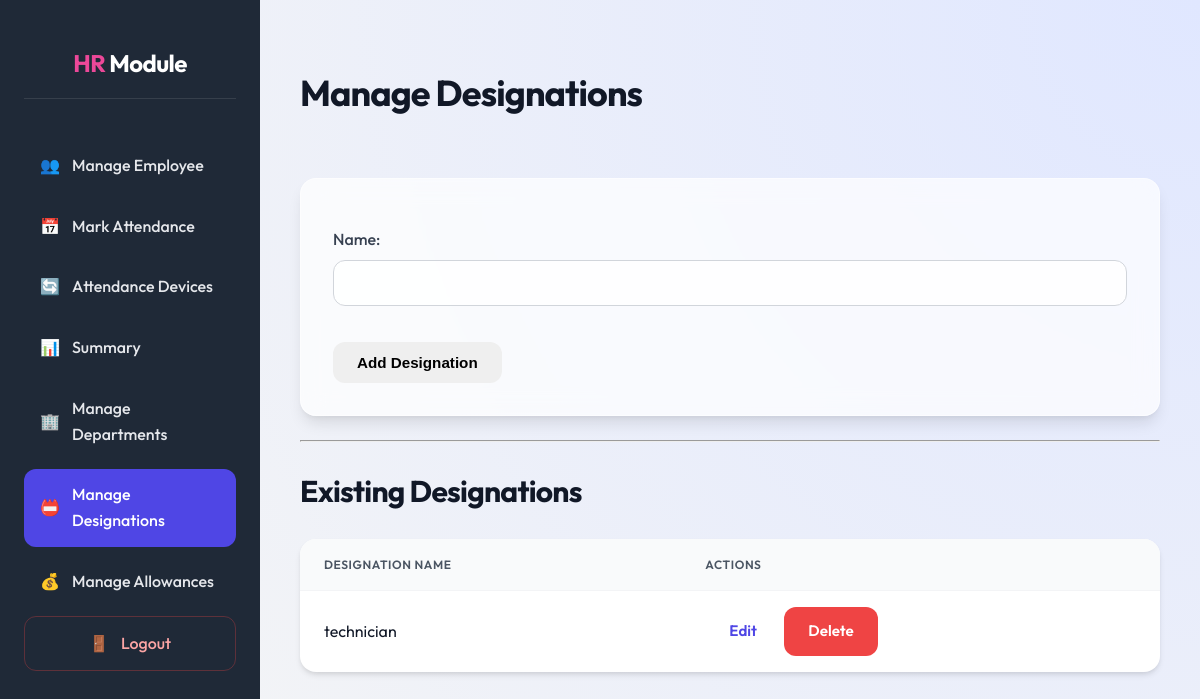
Before: /designations/ (signed in) with the older database file.
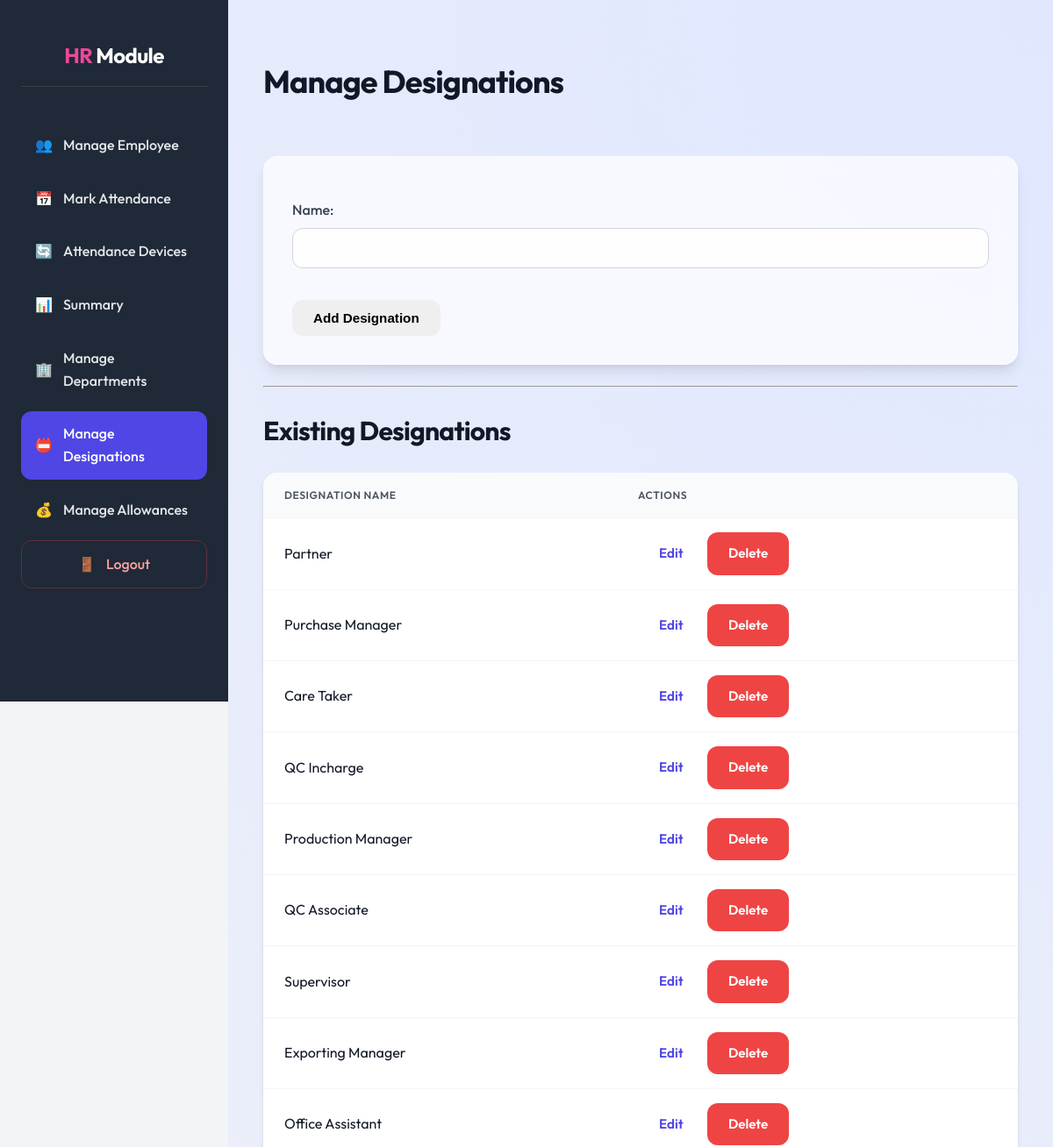
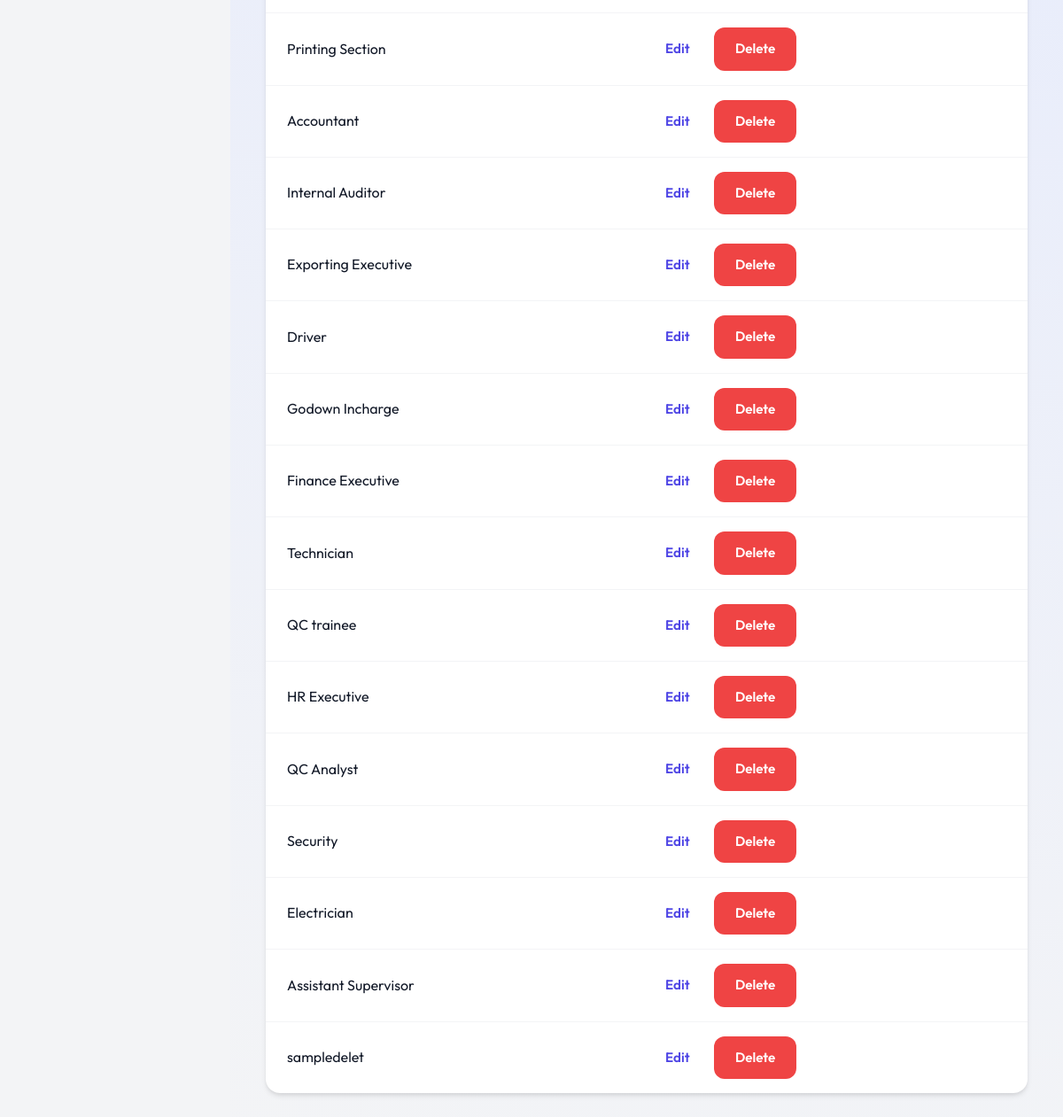
After: the same page with the newer database file (2 pictures, top to bottom).
### core/models.py (models this page shows, shortened)
class Designation(models.Model):
    name = models.CharField(max_length=100, unique=True)

### core/views.py (the view)
# urls.py: path('designations/', views.designation_list, name='designation_list'),
@login_required
def designation_list(request):
    designations = Designation.objects.all()
    if request.method == 'POST':
        form = DesignationForm(request.POST)
        if form.is_valid():
            form.save()
            return redirect('designation_list')
    else:
        form = DesignationForm()
    return render(request, 'core/designation_list.html', {'designations': designations, 'form': form})

### core/forms.py
class DesignationForm(forms.ModelForm):
    class Meta:
        model = Designation
        fields = ['name']

### core/templates/core/designation_list.html (shortened to what this page needs)
{% extends 'core/dashboard_base.html' %}
{% load static %}
{% block page_title %}Manage Designations{% endblock %}
{% block dashboard_content %}
    <form method="post" class="card">
        {{ form.as_p }}
        <div class="form-actions">
            <button type="submit" class="btn">Add Designation</button>
        </div>
    </form>
    <hr>
    <h2>Existing Designations</h2>
    <table class="data-table">
        <thead>
            <tr>
                <th>Designation Name</th>
                <th>Actions</th>
            </tr>
        </thead>
        <tbody>
            {% for designation in designations %}
            <tr>
                <td>{{ designation.name }}</td>
                <td class="actions">
                    <a href="{% url 'designation_edit' designation.id %}" class="btn btn-sm">Edit</a>
                    <a href="{% url 'designation_delete' designation.id %}" class="btn btn-sm btn-danger">Delete</a>
                </td>
            </tr>
            {% empty %}
            <tr>
                <td colspan="2">No designations found.</td>
            </tr>
            {% endfor %}
        </tbody>
    </table>
{% endblock %}

### core/templates/core/dashboard_base.html (shortened to what this page needs)
{% extends 'core/base.html' %}
{% load static %}
{% block content %}
<div class="dashboard-layout">
    <div class="sidebar">
        <h2><span style="color: var(--secondary-color);">HR</span> Module</h2>
        <ul>
            <li><a href="{% url 'employee_list' %}"
                    class="{% if request.resolver_match.url_name == 'employee_list' %}active{% endif %}">
                    <span>👥</span> Manage Employee
                </a></li>
            <li><a href="{% url 'attendance_mark' %}"
                    class="{% if request.resolver_match.url_name == 'attendance_mark' %}active{% endif %}">
                    <span>📅</span> Mark Attendance
                </a></li>
            <li><a href="{% url 'device_list' %}"
                    class="{% if request.resolver_match.url_name == 'device_list' %}active{% endif %}">
                    <span>🔄</span> Attendance Devices
                </a></li>
            <li><a href="{% url 'summary' %}"
                    class="{% if request.resolver_match.url_name == 'summary' %}active{% endif %}">
                    <span>📊</span> Summary
                </a></li>
            <li><a href="{% url 'department_list' %}"
                    class="{% if request.resolver_match.url_name == 'department_list' %}active{% endif %}">
                    <span>🏢</span> Manage Departments
                </a></li>
            <li><a href="{% url 'designation_list' %}"
                    class="{% if request.resolver_match.url_name == 'designation_list' %}active{% endif %}">
                    <span>📛</span> Manage Designations
                </a></li>
            <li><a href="{% url 'allowance_list' %}"
                    class="{% if request.resolver_match.url_name == 'allowance_list' %}active{% endif %}">
                    <span>💰</span> Manage Allowances
                </a></li>
            <div class="logout-link">
                <a href="{% url 'logout' %}"><span>🚪</span> Logout</a>
            </div>
    </div>
    <div class="main-content">
        <div class="main-content-header">
            <h1>{% block page_title %}{% endblock %}</h1>
        </div>
        {% block dashboard_content %}{% endblock %}
    </div>
</div>
{% endblock %}

### core/templates/core/base.html (shortened to what this page needs)
{% load static %}
<!DOCTYPE html>
<html lang="en">
<head>
    <link rel="stylesheet" href="{% static 'core/style.css' %}">
</head>
<body>
    {% block content %}{% endblock %}
</body>
</html>

### core/static/core/style.css (style rules this page uses)
:root { --primary-color: #4f46e5; --primary-hover: #4338ca; --secondary-color: #ec4899; --background-color: #f3f4f6; --sidebar-bg: #1f2937; --text-color: #111827; --text-light: #9ca3af; --white: #ffffff; --glass-bg: rgba(255, 255, 255, 0.7); --glass-border: rgba(255, 255, 255, 0.5); --shadow-sm: 0 1px 2px 0 rgba(0, 0, 0, 0.05); --shadow-md: 0 4px 6px -1px rgba(0, 0, 0, 0.1), 0 2px 4px -1px rgba(0, 0, 0, 0.06); --shadow-lg: 0 10px 15px -3px rgba(0, 0, 0, 0.1), 0 4px 6px -2px rgba(0, 0, 0, 0.05); --radius-md: 0.75rem; --radius-lg: 1rem; --font-family: 'Outfit', sans-serif; }
* { box-sizing: border-box; }
body { font-family: var(--font-family); margin: 0; background-color: var(--background-color); color: var(--text-color); line-height: 1.6; overflow-x: hidden; }
h1, h2, h3, h4, h5, h6 { color: var(--text-color); margin-bottom: 1rem; font-weight: 700; letter-spacing: -0.025em; }
h1 { font-size: 2.25rem; }
h2 { font-size: 1.875rem; }
a { color: var(--primary-color); text-decoration: none; transition: all 0.2s ease; }
.card, .form-container { background: var(--glass-bg); backdrop-filter: blur(12px); -webkit-backdrop-filter: blur(12px); border: 1px solid var(--glass-border); border-radius: var(--radius-lg); box-shadow: var(--shadow-lg); padding: 2rem; margin-bottom: 1.5rem; }
.btn { display: inline-flex; align-items: center; justify-content: center; padding: 0.75rem 1.5rem; border-radius: var(--radius-md); font-weight: 600; font-size: 0.95rem; cursor: pointer; transition: all 0.2s ease; border: none; gap: 0.5rem; text-transform: capitalize; }
.btn-danger { background-color: #ef4444; color: var(--white); }
form { width: 100%; }
label { display: block; font-weight: 500; margin-bottom: 0.5rem; color: #374151; }
input[type="text"], input[type="email"], input[type="password"], input[type="number"], input[type="date"], input[type="time"], select, textarea { width: 100%; padding: 0.75rem 1rem; border: 1px solid #d1d5db; border-radius: var(--radius-md); font-size: 1rem; background-color: rgba(255, 255, 255, 0.8); transition: all 0.2s ease; font-family: var(--font-family); margin-bottom: 1.25rem; }
.dashboard-layout { display: flex; min-height: 100vh; }
.sidebar { width: 260px; background-color: var(--sidebar-bg); color: var(--white); padding: 1.5rem; display: flex; flex-direction: column; position: fixed; height: 100vh; box-shadow: var(--shadow-xl); z-index: 50; }
.sidebar h2 { color: var(--white); font-size: 1.5rem; text-align: center; margin-bottom: 2.5rem; padding-bottom: 1rem; border-bottom: 1px solid rgba(255, 255, 255, 0.1); }
.sidebar ul { list-style: none; padding: 0; margin: 0; flex-grow: 1; }
.sidebar li { margin-bottom: 0.5rem; }
.sidebar a { color: #e5e7eb; padding: 0.85rem 1rem; border-radius: var(--radius-md); display: flex; align-items: center; gap: 0.75rem; font-weight: 500; }
.sidebar a:hover, .sidebar a.active { background-color: var(--primary-color); color: var(--white); }
.logout-link { margin-top: auto; }
.logout-link a { color: #fca5a5; border: 1px solid rgba(239, 68, 68, 0.3); justify-content: center; }
.main-content { flex: 1; margin-left: 260px; padding: 2.5rem; background: radial-gradient(circle at top right, #e0e7ff, #f3f4f6); min-height: 100vh; }
.main-content-header { display: flex; justify-content: space-between; align-items: center; margin-bottom: 2.5rem; }
.data-table { width: 100%; border-collapse: separate; border-spacing: 0; background: var(--white); border-radius: var(--radius-lg); overflow: hidden; box-shadow: var(--shadow-md); margin-top: 1.5rem; }
.data-table th, .data-table td { padding: 1rem 1.5rem; text-align: left; border-bottom: 1px solid #f3f4f6; }
.data-table th { background-color: #f9fafb; color: #4b5563; font-weight: 600; text-transform: uppercase; font-size: 0.75rem; letter-spacing: 0.05em; }
.data-table tr:last-child td { border-bottom: none; }

Changed rows visible on the page:
removed Designation: name "technician"
added Designation: name "Partner"
added Designation: name "Purchase Manager"
added Designation: name "Care Taker"
added Designation: name "QC Incharge"
added Designation: name "Production Manager"
added Designation: name "QC Associate"
added Designation: name "Supervisor"
added Designation: name "Exporting Manager"
added Designation: name "Office Assistant"
added Designation: name "Printing Section"
added Designation: name "Accountant"
added Designation: name "Internal Auditor"
added Designation: name "Exporting Executive"
added Designation: name "Driver"
added Designation: name "Godown Incharge"
added Designation: name "Finance Executive"
added Designation: name "Technician"
added Designation: name "QC trainee"
added Designation: name "HR Executive"
added Designation: name "QC Analyst"
added Designation: name "Security"
added Designation: name "Electrician"
added Designation: name "Assistant Supervisor"
added Designation: name "sampledelet"
